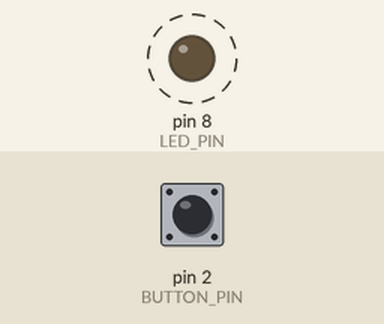
Recording of a sketch running on a simulated Arduino Uno, built with avr-gcc and run on an emulated ATmega328P. Shown: output pins drawn as LEDs (lit = HIGH). Dashed ring = blinking. The test bench sets the inputs (shaded band); at power-on: pin 2 (BUTTON_PIN) HIGH. What the sketch prints to the serial monitor is not drawn.

Above: at 1.2 s.
1.3 s: pin 2 (BUTTON_PIN) pulled LOW for 0.15 s
Timing chart, 0 to 10.3 s (numbered marks = the images above; inputs shaded):
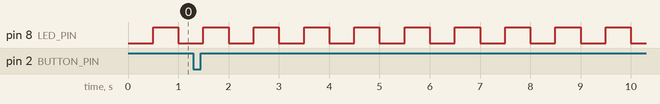

Measured:
- by itself, pin 8 (LED_PIN): alternates HIGH for 0.50 s and LOW for 0.50 s

The sketch:

non_blocking_led_blinker.ino
```cpp
const int LED_PIN = 8;
const int BUTTON_PIN = 2;

unsigned long previousMillis = 0;
const unsigned long blinkInterval = 500;

int ledState = LOW;

int lastButtonState = HIGH;

void setup() {
  pinMode(LED_PIN, OUTPUT);
  pinMode(BUTTON_PIN, INPUT_PULLUP);

  Serial.begin(9600);
  Serial.println("Non-Blocking LED Blinker Started");
}

void loop() {
  unsigned long currentMillis = millis();

  // Toggle the LED every 500 milliseconds
  if (currentMillis - previousMillis >= blinkInterval) {
    previousMillis = currentMillis;

    ledState = !ledState;
    digitalWrite(LED_PIN, ledState);
  }

  // Check the button without blocking the loop
  int buttonState = digitalRead(BUTTON_PIN);

  if (buttonState != lastButtonState) {
    lastButtonState = buttonState;

    if (buttonState == LOW) {
      Serial.println("Button: PRESSED");
    } else {
      Serial.println("Button: RELEASED");
    }
  }
}
```
